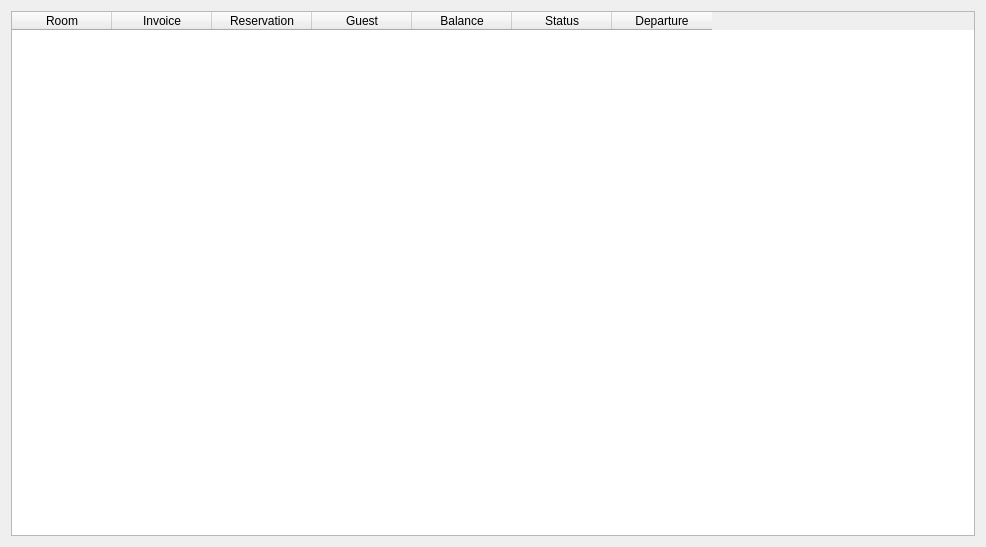
<?xml version="1.0" encoding="UTF-8"?>
<ui version="4.0">
 <class>WQuickCheckoutProcess</class>
 <widget class="QDialog" name="WQuickCheckoutProcess">
  <property name="geometry">
   <rect>
    <x>0</x>
    <y>0</y>
    <width>986</width>
    <height>547</height>
   </rect>
  </property>
  <property name="windowTitle">
   <string>Checkout</string>
  </property>
  <layout class="QVBoxLayout" name="verticalLayout">
   <item>
    <widget class="EQTableWidget" name="tbl">
     <property name="editTriggers">
      <set>QAbstractItemView::NoEditTriggers</set>
     </property>
     <property name="selectionMode">
      <enum>QAbstractItemView::SingleSelection</enum>
     </property>
     <property name="selectionBehavior">
      <enum>QAbstractItemView::SelectRows</enum>
     </property>
     <property name="wordWrap">
      <bool>false</bool>
     </property>
     <column>
      <property name="text">
       <string>Room</string>
      </property>
     </column>
     <column>
      <property name="text">
       <string>Invoice</string>
      </property>
     </column>
     <column>
      <property name="text">
       <string>Reservation</string>
      </property>
     </column>
     <column>
      <property name="text">
       <string>Guest</string>
      </property>
     </column>
     <column>
      <property name="text">
       <string>Balance</string>
      </property>
     </column>
     <column>
      <property name="text">
       <string>Status</string>
      </property>
     </column>
     <column>
      <property name="text">
       <string>Departure</string>
      </property>
     </column>
    </widget>
   </item>
  </layout>
 </widget>
 <customwidgets>
  <customwidget>
   <class>EQTableWidget</class>
   <extends>QTableWidget</extends>
   <header location="global">eqtablewidget.h</header>
  </customwidget>
 </customwidgets>
 <resources/>
 <connections/>
</ui>
